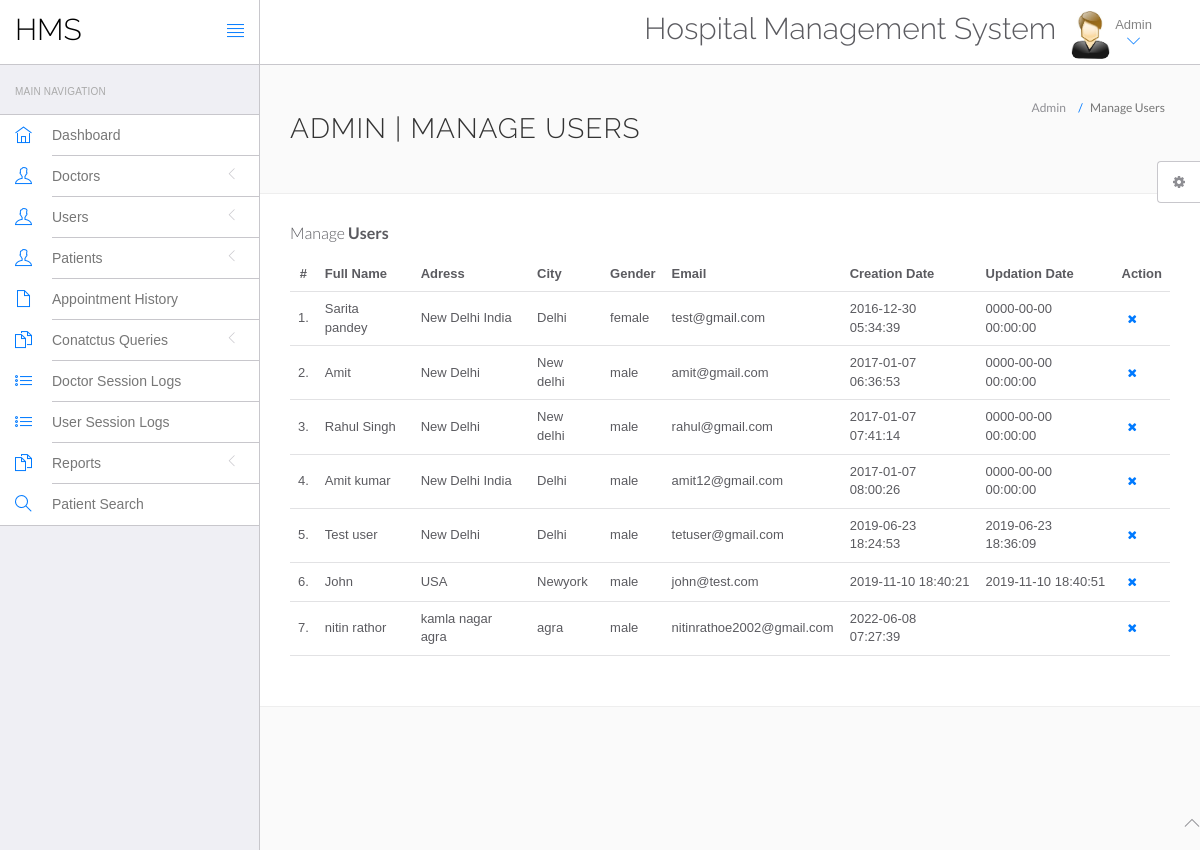
The app's page /hospital/hms/admin/manage-users.php (signed in) with its own data.
### tables this page shows
CREATE TABLE IF NOT EXISTS `users` (
  `id` int(11) NOT NULL AUTO_INCREMENT,
  `fullName` varchar(255) DEFAULT NULL,
  `address` longtext,
  `city` varchar(255) DEFAULT NULL,
  `gender` varchar(255) DEFAULT NULL,
  `email` varchar(255) DEFAULT NULL,
  `password` varchar(255) DEFAULT NULL,
  `regDate` timestamp NULL DEFAULT CURRENT_TIMESTAMP,
  `updationDate` timestamp NULL DEFAULT NULL ON UPDATE CURRENT_TIMESTAMP,
  PRIMARY KEY (`id`),
  KEY `email` (`email`)
);

### hospital/hms/admin/manage-users.php (the view, shortened to what this page needs)
<?php
include('include/config.php');
?>
<!DOCTYPE html>
<html lang="en">
	<head>
		<link rel="stylesheet" href="vendor/bootstrap/css/bootstrap.min.css">
		<link rel="stylesheet" href="vendor/fontawesome/css/font-awesome.min.css">
		<link rel="stylesheet" href="vendor/themify-icons/themify-icons.min.css">
		<link href="vendor/animate.css/animate.min.css" rel="stylesheet" media="screen">
		<link href="vendor/perfect-scrollbar/perfect-scrollbar.min.css" rel="stylesheet" media="screen">
		<link href="vendor/switchery/switchery.min.css" rel="stylesheet" media="screen">
		<link href="vendor/bootstrap-touchspin/jquery.bootstrap-touchspin.min.css" rel="stylesheet" media="screen">
		<link href="vendor/select2/select2.min.css" rel="stylesheet" media="screen">
		<link href="vendor/bootstrap-datepicker/bootstrap-datepicker3.standalone.min.css" rel="stylesheet" media="screen">
		<link href="vendor/bootstrap-timepicker/bootstrap-timepicker.min.css" rel="stylesheet" media="screen">
		<link rel="stylesheet" href="assets/css/styles.css">
		<link rel="stylesheet" href="assets/css/plugins.css">
		<link rel="stylesheet" href="assets/css/themes/theme-1.css" id="skin_color" />
	</head>
	<body>
		<div id="app">
<?php include('include/sidebar.php');?>
			<div class="app-content">
						<?php include('include/header.php');?>
				<div class="main-content" >
					<div class="wrap-content container" id="container">
						<section id="page-title">
							<div class="row">
								<div class="col-sm-8">
									<h1 class="mainTitle">Admin | Manage Users</h1>
																	</div>
								<ol class="breadcrumb">
									<li>
										<span>Admin</span>
									</li>
									<li class="active">
										<span>Manage Users</span>
									</li>
								</ol>
							</div>
						</section>
						<div class="container-fluid container-fullw bg-white">
									<div class="row">
								<div class="col-md-12">
									<h5 class="over-title margin-bottom-15">Manage <span class="text-bold">Users</span></h5>
									<table class="table table-hover" id="sample-table-1">
										<thead>
											<tr>
												<th class="center">#</th>
												<th>Full Name</th>
												<th class="hidden-xs">Adress</th>
												<th>City</th>
												<th>Gender </th>
												<th>Email </th>
												<th>Creation Date </th>
												<th>Updation Date </th>
												<th>Action</th>
											</tr>
										</thead>
										<tbody>
<?php
$sql=mysqli_query($con,"select * from users");
$cnt=1;
while($row=mysqli_fetch_array($sql))
{
?>
											<tr>
												<td class="center"><?php echo $cnt;?>.</td>
												<td class="hidden-xs"><?php echo $row['fullName'];?></td>
												<td><?php echo $row['address'];?></td>
												<td><?php echo $row['city'];?>
												</td>
												<td><?php echo $row['gender'];?></td>
												<td><?php echo $row['email'];?></td>
												<td><?php echo $row['regDate'];?></td>
												<td><?php echo $row['updationDate'];?>
												</td>
												<td >
												<div class="visible-md visible-lg hidden-sm hidden-xs">
	<a href="manage-users.php?id=<?php echo $row['id']?>&del=delete" onClick="return confirm('Are you sure you want to delete?')"class="btn btn-transparent btn-xs tooltips" tooltip-placement="top" tooltip="Remove"><i class="fa fa-times fa fa-white"></i></a>
												</div>
												</td>
											</tr>
											<?php
$cnt=$cnt+1;
											 }?>
										</tbody>
									</table>
								</div>
							</div>
								</div>
							</div>
						</div>
					</div>
				</div>
	<?php include('include/footer.php');?>
	<?php include('include/setting.php');?>
	</body>
</html>

### hospital/hms/admin/assets/css/themes/theme-1.css (style rules this page uses)
body { background: #FAFAFA; }

### records on screen
users: fullName "Sarita pandey", address "New Delhi India", city "Delhi", gender "female", email "test@gmail.com", regDate "2016-12-30 05:34:39", updationDate "0000-00-00 00:00:00"
users: fullName "Amit", address "New Delhi", city "New delhi", gender "male", email "amit@gmail.com", regDate "2017-01-07 06:36:53", updationDate "0000-00-00 00:00:00"
users: fullName "Rahul Singh", address "New Delhi", city "New delhi", gender "male", email "rahul@gmail.com", regDate "2017-01-07 07:41:14", updationDate "0000-00-00 00:00:00"
users: fullName "Amit kumar", address "New Delhi India", city "Delhi", gender "male", email "amit12@gmail.com", regDate "2017-01-07 08:00:26", updationDate "0000-00-00 00:00:00"
users: fullName "Test user", address "New Delhi", city "Delhi", gender "male", email "tetuser@gmail.com", regDate "2019-06-23 18:24:53", updationDate "2019-06-23 18:36:09"
users: fullName "John", address "USA", city "Newyork", gender "male", email "john@test.com", regDate "2019-11-10 18:40:21", updationDate "2019-11-10 18:40:51"
users: fullName "nitin rathor", address "kamla nagar agra", city "agra", gender "male", email "nitinrathoe2002@gmail.com", regDate "2022-06-08 07:27:39"
